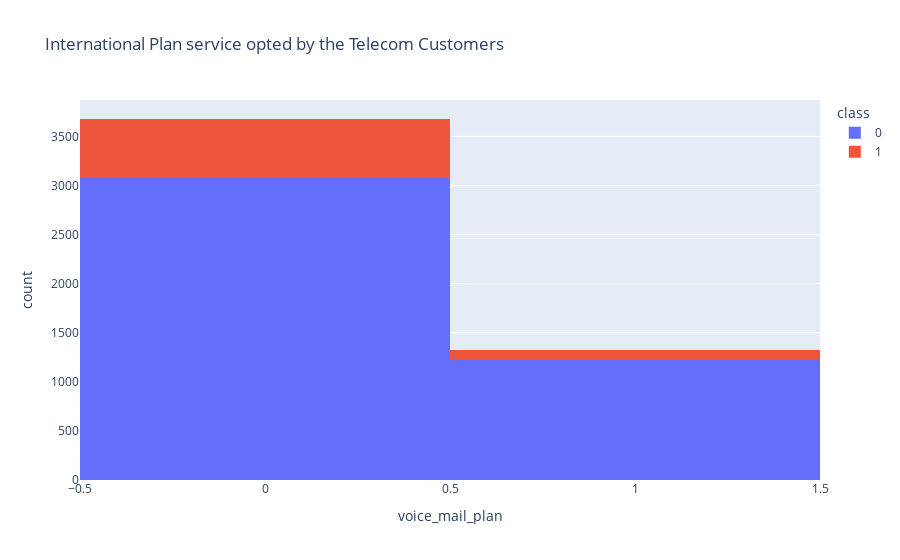

Notebook source saved alongside this figure:
### Markdown cell above
- Ploting the plotly histogram on voice mail plan correlated with Churn feature

### Code cell
# Plot histogram graph for the voice mail plan used by the Telecom customers with respect to churned/Retained

fig = px.histogram(telecom_df, x = "voice_mail_plan",
                  color = "class",
                  title = "International Plan service opted by the Telecom Customers")
fig.show()

### Figure 1 — Plotly figure (JSON) as saved in the notebook; plotly's stock layout.template omitted (floating-point values rounded to 4 significant figures; data arrays with more than 128 entries replaced by an {"elided": "..."} marker saying what was removed)
{"data": [{"alignmentgroup": "True", "bingroup": "x", "hovertemplate": "class=0<br>voice_mail_plan=%{x}<br>count=%{y}<extra></extra>", "legendgroup": "0", "marker": {"color": "#636efa", "pattern": {"shape": ""}}, "name": "0", "offsetgroup": "0", "orientation": "v", "showlegend": true, "type": "histogram", "x": {"elided": "4293 int values"}, "xaxis": "x", "yaxis": "y"}, {"alignmentgroup": "True", "bingroup": "x", "hovertemplate": "class=1<br>voice_mail_plan=%{x}<br>count=%{y}<extra></extra>", "legendgroup": "1", "marker": {"color": "#EF553B", "pattern": {"shape": ""}}, "name": "1", "offsetgroup": "1", "orientation": "v", "showlegend": true, "type": "histogram", "x": {"elided": "707 int values"}, "xaxis": "x", "yaxis": "y"}], "layout": {"barmode": "relative", "legend": {"title": {"text": "class"}, "tracegroupgap": 0}, "title": {"text": "International Plan service opted by the Telecom Customers"}, "xaxis": {"anchor": "y", "domain": [0, 1], "title": {"text": "voice_mail_plan"}}, "yaxis": {"anchor": "x", "domain": [0, 1], "title": {"text": "count"}}}}
